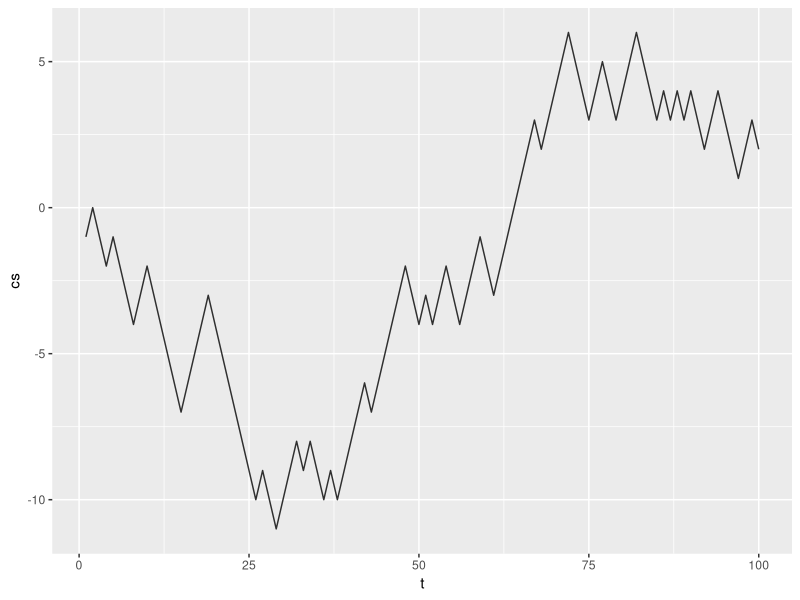
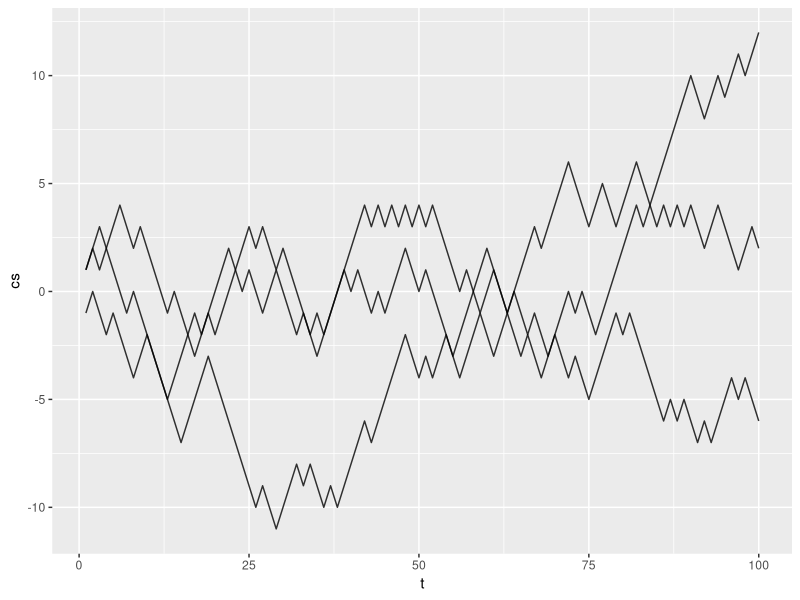
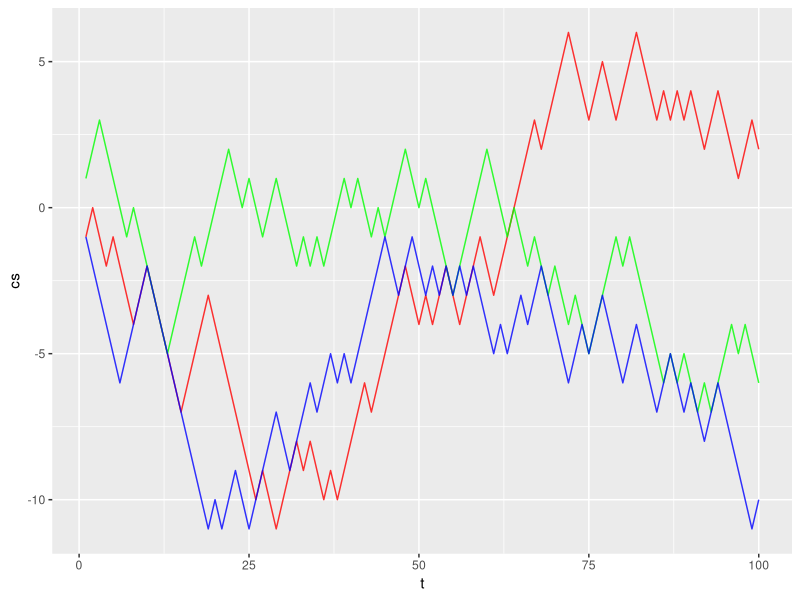
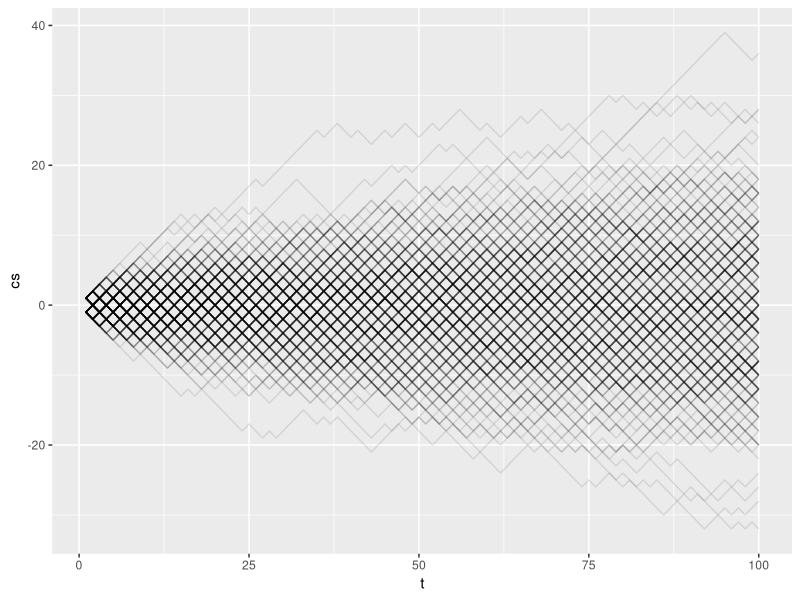
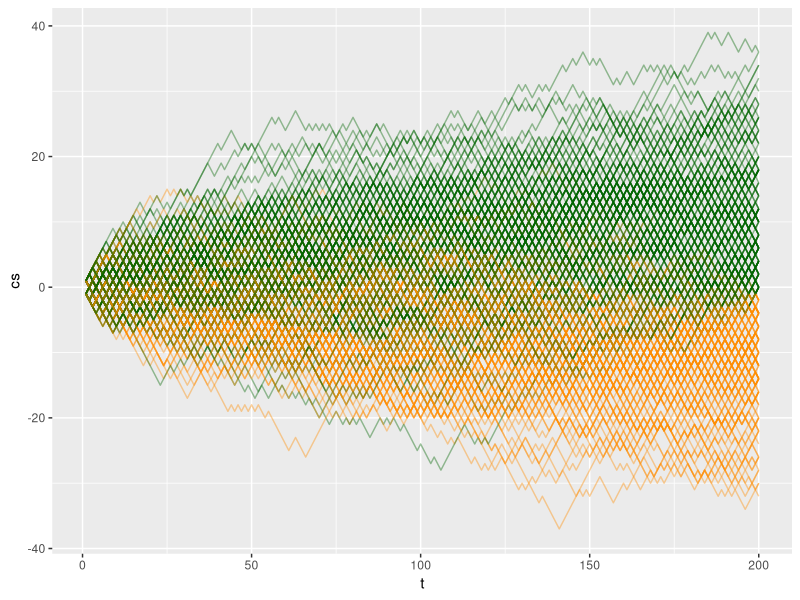
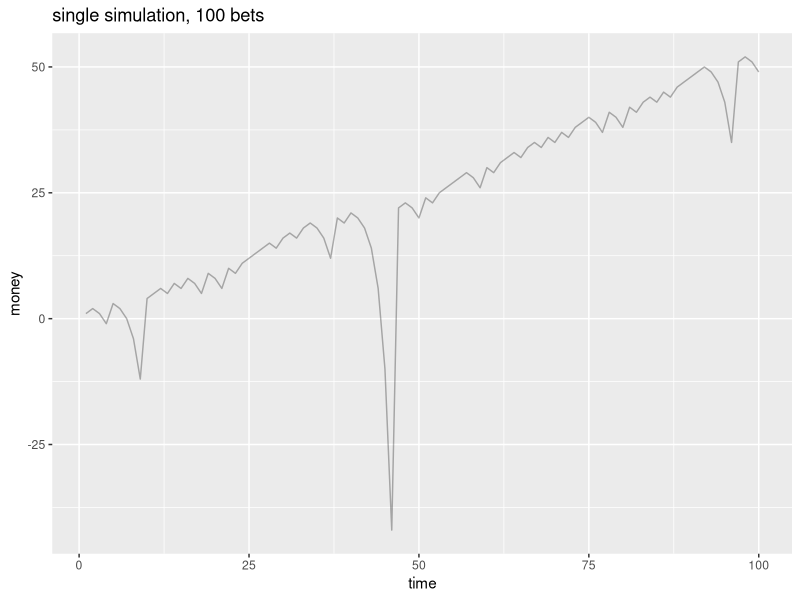
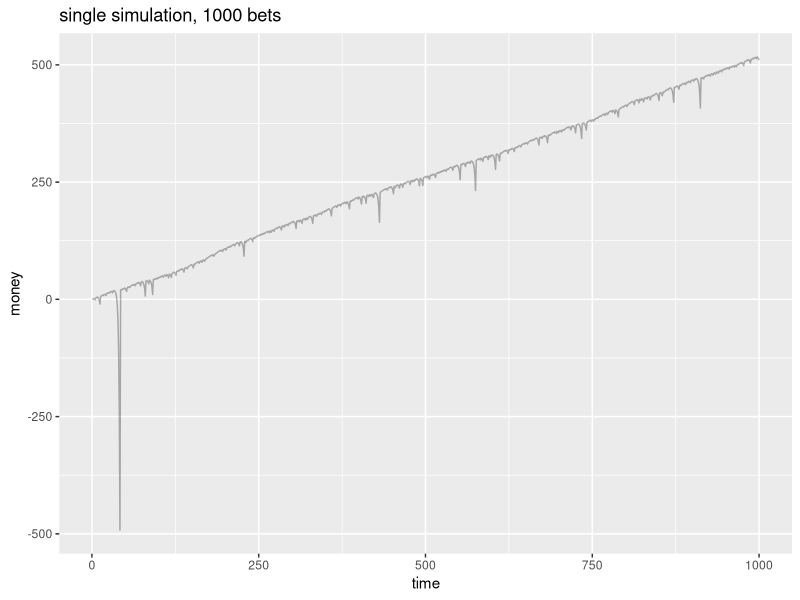
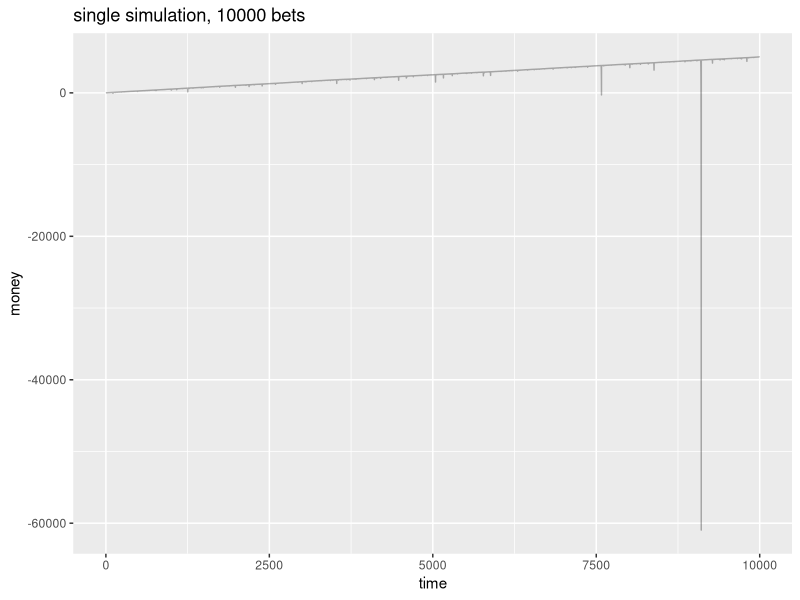

The R script that drew these images, in order: (Note: a time limit stopped this script after it produced the figures.)
## ---- chunk 1
set.seed(1)
library(ggplot2)
library(dplyr)
## ---- chunk 2
randints = function(num){
  sample(c(-1,1), num, replace=TRUE)
} 

df1 = data.frame(cs=cumsum(randints(100)), t=1:100)
ggplot() + geom_line(data=df1, aes(t,cs), alpha=0.8)
## ---- chunk 3
df2 = data.frame(cs=cumsum(randints(100)), t=1:100)
df3 = data.frame(cs=cumsum(randints(100)), t=1:100)
ggplot() + geom_line(data=df1, aes(t,cs), alpha=0.8) + geom_line(data=df2, aes(t,cs), alpha=0.8) + geom_line(data=df3, aes(t,cs), alpha=0.8)
## ---- chunk 4
df3 = data.frame(cs=cumsum(randints(100)), t=1:100)
p = ggplot() 
p = p + geom_line(data=df1, aes(t,cs), alpha=0.8, color="red") 
p = p + geom_line(data=df2, aes(t,cs), alpha=0.8, color="green")
p = p + geom_line(data=df3, aes(t,cs), alpha=0.8, color="blue")
p 
## ---- chunk 5
gamble_plot = function(nruns){
  p = ggplot()  
  for(i in 1:nruns){
    df = data.frame(cs=cumsum(randints(100)), t=1:100)
    p = p + geom_line(data=df, aes(t,cs), alpha=0.1)
  }
  p
}

gamble_plot(300)
## ---- chunk 6
gamble_plot = function(nruns, len){
  p = ggplot()  
  for(i in 1:nruns){
    color = "darkgreen"
    df = data.frame(cs=cumsum(randints(len)), t=1:len)
    if(select(df, cs)[len,] < 0) color = "darkorange"
    p = p + geom_line(data=df, aes(t,cs), alpha=0.4, color=color)
  }
  p
}

gamble_plot(300, 200)
## ---- chunk 7
gamble = function(moneyin){
  if( runif(1) < 0.5 ) return(moneyin) # result is black
  -moneyin # result is red
}

nextm = function(gamble, outcome){
  if(outcome < 0) return(2*gamble) #on loose we double the money
  1
}

simulate = function(maxt){
  df = data.frame(time=as.numeric(c()), money=as.numeric(c()))
  move = 0
  outcome = 0
  for(i in 1:maxt){
    move = nextm(move, outcome)
    outcome = gamble(move)
    df = rbind(df, data.frame(time=i, money=outcome))
  }
  df$money = cumsum(df$money)
  df
}

gamblersruin = function(num, maxsim){
  p = ggplot() 
  for(i in 1:num){
    df = simulate(maxsim)
    p = p + geom_line(data=df, aes(time,money), alpha=0.3)
  }
  p
}
## ---- chunk 8
set.seed(1)
gamblersruin(1,100) + ggtitle('single simulation, 100 bets')
gamblersruin(1,1000) + ggtitle('single simulation, 1000 bets')
gamblersruin(1,10000) + ggtitle('single simulation, 10000 bets')
## ---- chunk 9
f = function(k,n){
  1 - ( (2^k - 1) / ( 2^k ) )^n
}

df = data.frame(prob=f(9,1:10000), n=1:10000, limit=" 512")
df = rbind(df, data.frame(prob=f(10,1:10000), n=1:10000, limit='1024'))
df = rbind(df, data.frame(prob=f(11,1:10000), n=1:10000, limit='2048'))
df = rbind(df, data.frame(prob=f(12,1:10000), n=1:10000, limit='4096'))

p = ggplot()
p = p + geom_line(data=df, aes(n, prob, colour=limit))
p + ggtitle("probability of hitting budget limit after 'n' gambles")
## ---- chunk 10
nextm = function(gamble, outcome){
  if(outcome < 0){
    if(gamble > 500){
      return(1)
    }
    return(2*gamble)
  }
  1
}

gamble = function(moneyin){
  if( runif(1) < 0.4865 ) return(moneyin) # result is black
  -moneyin # result is red
}

gamblersruin(50,2500) + ggtitle("50 more realistic simulations")
## ---- chunk 11
gamblersend = function(num, maxsim){
  df = data.frame(time=as.numeric(c()), money=as.numeric(c()))
  for(i in 1:num){
    if( i %% 5 == 0 ){
      cat(i, 'simulations have now run\n')
    }
    df = rbind(df, simulate(maxsim)[maxsim,])
  }
  df
}

ends = gamblersend(200,2500) # big simulation, warning, takes long
p = ggplot() 
p = p + geom_histogram(data=ends, aes(money), alpha=0.9, binwidth=1000)
p + ggtitle("histogram of casino outcomes after 2500 bets")
## ---- chunk 12
summary(select(ends,money))
